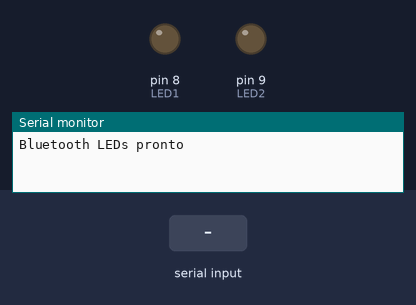
Bench run of a sketch on a simulated Arduino Uno, built with avr-gcc and run on an emulated ATmega328P. Shown: output pins drawn as LEDs (lit = HIGH), the last lines printed to the serial monitor. The test bench sets the inputs (shaded band).

Above: at 1.2 s.
1.3 s: "A" received over the second serial link
At 2.0 s:
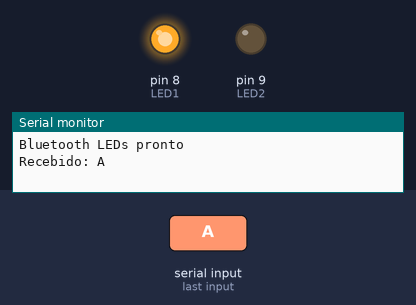
2.8 s: "C" received over the second serial link
At 3.1 s:
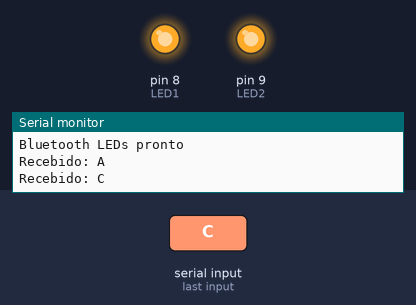
4.3 s: "B" received over the second serial link
At 5.5 s:
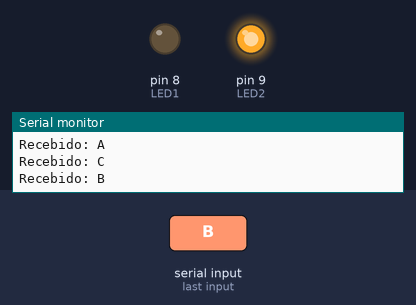
Timing chart, 0 to 7.3 s (numbered marks = the images above; inputs shaded):
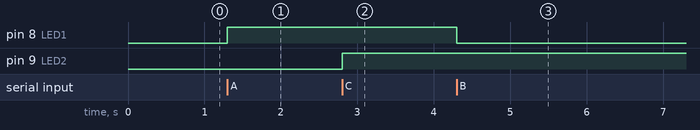

The sketch:

bluetooth_leds.ino
```cpp
/*
 * Controle de 2 LEDs via Bluetooth (HC-05/HC-06)
 * RX = 4 | TX = 3
 * LED1 = 8 | LED2 = 9
 *
 * Comandos:
 *   A = Liga LED1
 *   B = Desliga LED1
 *   C = Liga LED2
 *   D = Desliga LED2
 */

#include <SoftwareSerial.h>

#define RX 4
#define TX 3
#define LED1 8
#define LED2 9

SoftwareSerial bluetooth(RX, TX);
char comando;

void setup() {
  pinMode(LED1, OUTPUT);
  pinMode(LED2, OUTPUT);
  Serial.begin(9600);
  bluetooth.begin(9600);
  Serial.println("Bluetooth LEDs pronto");
}

void loop() {
  if (bluetooth.available()) {
    comando = bluetooth.read();
    Serial.print("Recebido: ");
    Serial.println(comando);

    switch (comando) {
      case 'A':
        digitalWrite(LED1, HIGH);
        break;
      case 'B':
        digitalWrite(LED1, LOW);
        break;
      case 'C':
        digitalWrite(LED2, HIGH);
        break;
      case 'D':
        digitalWrite(LED2, LOW);
        break;
    }
  }
}
```

Measured:
- after the input at 1.3 s, pin 8 (LED1): LOW → HIGH at once
- after the input at 2.8 s, pin 9 (LED2): LOW → HIGH at once
- after the input at 4.3 s, pin 8 (LED1): HIGH → LOW at once
